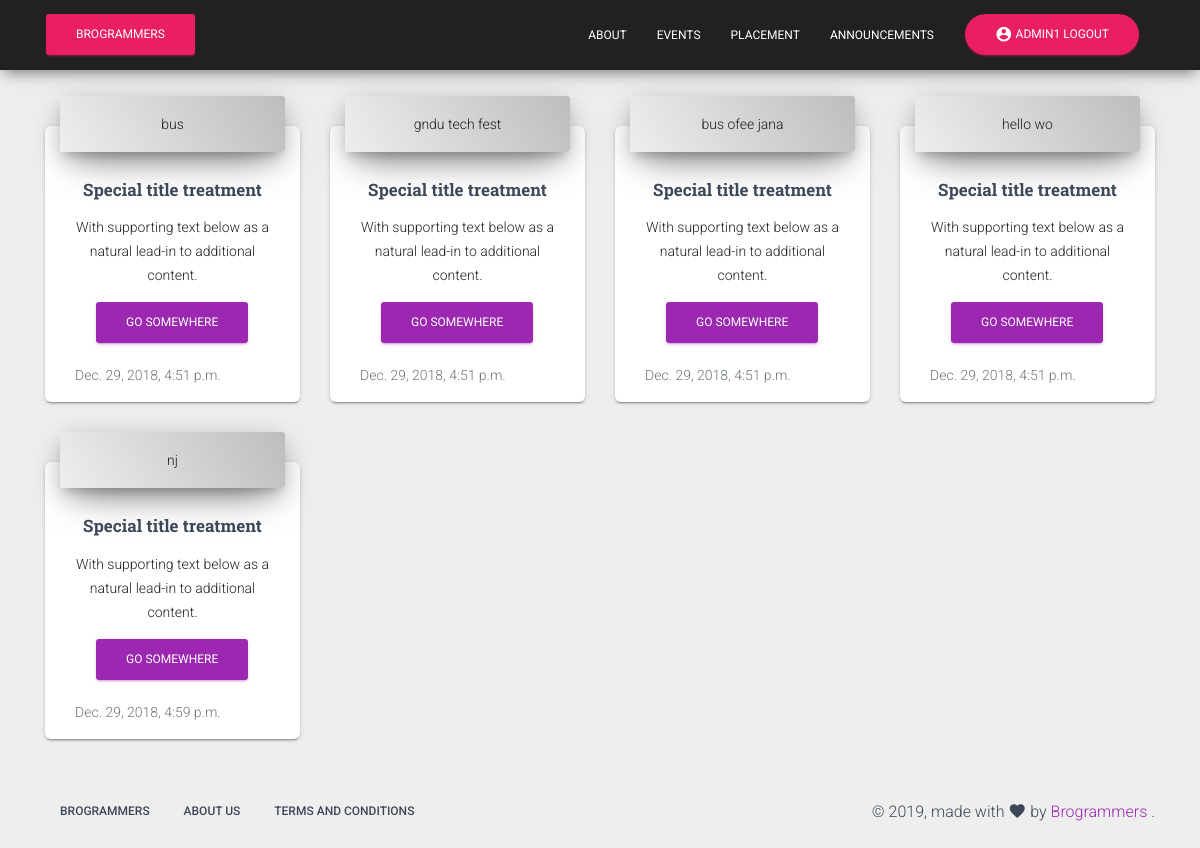
Page /announcement (signed in) on the committed database.
### events/models.py (models this page shows, shortened)
class announcements(models.Model):
    I = 'I'
    II='II'
    III='III'
    IV = 'IV'
    V =  'V'
    VI = 'VI'
    VII = 'VII'
    VIII = 'VIII'
    To_all = 'I-VIII'
    Dept_1='BTECH-CSE'
    Dept_2='BTECH-CIVIL'
    Dept_3='BTECH-MECHANICAL'
    sem = ((I, 'I'),
        (II, 'II'),
        (III, 'III'),
        (IV, 'IV'),
        (V, 'V'),
        (VI, 'VI'),
        (VII, 'VII'),
        (VIII, 'VIII'),
        (To_all,'I-VIII'),
           )
    dept_name = ((Dept_1,'BTECH-CSE'),
                 (Dept_2,'BTECH-CIVIL'),
                 (Dept_3,'BTECH-MECHANICAL'),)
    name =  models.CharField(max_length=100)
    detail=models.TextField()
    image=models.FileField(null=True,blank=True,upload_to="static/events/images")
    image_link = models.CharField(max_length=300, null=True, blank=True)
    department_name = models.CharField(max_length=70, choices=dept_name,
        default=Dept_1)
    semester = models.CharField(max_length=10,
        choices=sem,
        default=I,)
    name_of_announcer = models.CharField(max_length=50,)
    date_of_announcement = models.DateTimeField(auto_now = False)

### techfest/views.py (the view)
# urls.py: path("announcement", views.announcement, name="announcement"),
@login_required(redirect_field_name='')
def announcement(request):
    announce = announcements.objects.all()
    return render(request,"announcement.html",{"announce":announce})

### templates/announcement.html (shortened to what this page needs)
  {% extends "comman.html" %}
{% block content %}
<br/><br/><br/><br/>
<div class="container">
  <div class="row">
       {% for announcement in announce %}
    <div class="col-sm-3">
      <div class="card text-center">
  <div class="card-header">
    {{ announcement.name }}
  </div>
  <div class="card-body">
    <h5 class="card-title">Special title treatment</h5>
    <p class="card-text">With supporting text below as a natural lead-in to additional content.</p>
    <a href= "{% url 'announcement2' announcement.id %}" class="btn btn-primary">Go somewhere</a>
  </div>
  <div class="card-footer text-muted">
    {{ announcement.date_of_announcement }}
  </div>
</div>
    </div>
{% endfor %}
  </div>
</div>
{% endblock %}

### templates/comman.html (shortened to what this page needs)
{% load static %}
<!DOCTYPE html>
<html lang="en">
<head>
  <link rel="stylesheet" href="https://maxcdn.bootstrapcdn.com/font-awesome/latest/css/font-awesome.min.css">
  <link href="{% static 'css/material-kit.css' %}" rel="stylesheet" />
</head>
<body>
{% block nav %}
<nav class="navbar bg-dark fixed-top navbar-expand-lg " color-on-scroll="100" id="sectionsNav" role="navigation-demo">
            <div class="container">
              <div class="navbar-translate">
                <a class="btn btn-rose btn btn-primary" <a href="{% url "home"  %}">Brogrammers</a>
              </div>
              <div class="collapse navbar-collapse">
                <ul class="navbar-nav ml-auto">
                  <li class="nav-item">
                    <a href="{% url "about" %}" class="nav-link">
                      about
                    </a>
                  </li>
                  <li class="dropdown nav-item">
                    <a href="{% url "events:event" %}" class="nav-link">
                      events
                    </a>
                  </li>
                     <li class="dropdown nav-item">
                    <a href="{% url "placement" %}" class="nav-link">
                      Placement
                    </a>
                  </li>
                    <li class="dropdown nav-item">
                    <a href="{% url "announcement" %}" class="nav-link">
                        Announcements
                    </a>
                  </li>
{% if request.user.is_authenticated %}
                      <li class="nav-item">
                        <div class="col-lg-6 col-md-6">
                            <a href="{% url "logout" %}" class="btn btn-rose btn-round">
                                    <i class="material-icons">account_circle</i>
                                   {{request.user}} Logout
                              </a>
                            </div>
                            </li>
{% endif %}
                </ul>
              </div>
            </div>
          </nav>
{% endblock %}
{% block content %}
{% endblock %}
 <footer class="footer footer-default">
    <div class="container">
      <nav class="float-left">
        <ul>
          <li>
            <a href="{% url "home" %}">
              Brogrammers
            </a>
          </li>
          <li>
            <a href="{% url "about" %}">
              About Us
            </a>
          </li>
          <li>
            <a href="{% url "privacy" %}">
              terms and conditions
            </a>
          </li>
        </ul>
      </nav>
      <div class="copyright float-right">
        &copy;
        , made with <i class="material-icons">favorite</i> by
        <a href="{% url "home" %}" target="_blank">Brogrammers</a> .
      </div>
    </div>
  </footer>
</body>
</html>

### rows in the picture
announcements: name "bus", date_of_announcement "Dec. 29, 2018, 4:51 p.m."
announcements: name "gndu tech fest", date_of_announcement "Dec. 29, 2018, 4:51 p.m."
announcements: name "bus ofee jana", date_of_announcement "Dec. 29, 2018, 4:51 p.m."
announcements: name "hello wo", date_of_announcement "Dec. 29, 2018, 4:51 p.m."
announcements: name "nj", date_of_announcement "Dec. 29, 2018, 4:59 p.m."

### other values in the picture
{{ request.user }} "ADMIN1"
